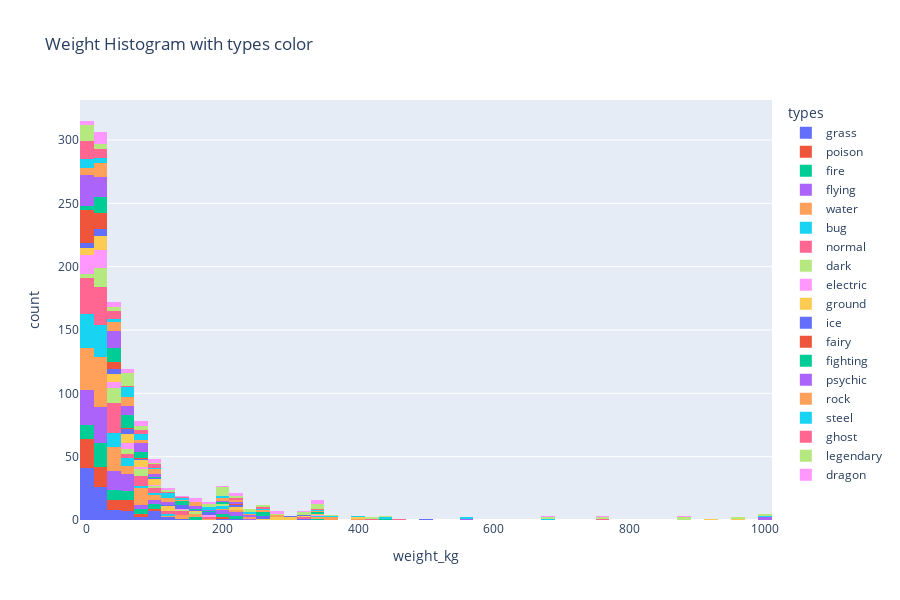

Notebook code cell kept with this figure:
### Code cell
px.histogram(df_info.merge(df_types,on='pokedex_number'), x='weight_kg', color='types', height=600,title="Weight Histogram with types color")

### Figure 1 — Plotly figure (JSON) as saved in the notebook; plotly's stock layout.template omitted (floating-point values rounded to 4 significant figures; data arrays with more than 128 entries replaced by an {"elided": "..."} marker saying what was removed)
{"data": [{"alignmentgroup": "True", "bingroup": "x", "hovertemplate": "types=grass<br>weight_kg=%{x}<br>count=%{y}<extra></extra>", "legendgroup": "grass", "marker": {"color": "#636efa", "pattern": {"shape": ""}}, "name": "grass", "offsetgroup": "grass", "orientation": "v", "showlegend": true, "type": "histogram", "x": [6.9, 13, 100, 5.4, 8.6, 18.6, 5.4, 29.5, 4, 6.4, 15.5, 2.5, null, 35, 6.4, 15.8, 100.5, 5.8, 0.5, 1, 3, 1.8, 8.5, 5, 5, 21.6, 52.2, 2.6, 32.5, 55, 4, 28, 59.6, 4.5, 39.2, 2, 51.3, 77.4, 23.8, 60.4, 100, 10.2, 97, 310, 1.2, 14.5, 6.5, 3.3, 9.3, 27, 50.5, 135.5, 128.6, 25.5, 2.1, 2.1, 8.1, 16, 63, 10.5, 30.5, 2.5, 7.3, 20.5, 0.6, 6.6, 6.6, 16.3, 28, 19.5, 92.5, 1, 10.5, 18.8, 110, 200, 9, 29, 90, 31, 91, 7, 71, 15, 39, 1.5, 16, 36.6, 1.5, 18.5, 1.5, 11.5, 3.2, 8.2, 21.4, 210, 45.5, 0.1], "xaxis": "x", "yaxis": "y"}, {"alignmentgroup": "True", "bingroup": "x", "hovertemplate": "types=poison<br>weight_kg=%{x}<br>count=%{y}<extra></extra>", "legendgroup": "poison", "marker": {"color": "#EF553B", "pattern": {"shape": ""}}, "name": "poison", "offsetgroup": "poison", "orientation": "v", "showlegend": true, "type": "histogram", "x": [6.9, 13, 100, 3.2, 10, 29.5, 6.9, 65, 7, 20, 60, 9, 19.5, 62, 7.5, 55, 5.4, 8.6, 18.6, 30, 12.5, 4, 6.4, 15.5, 45.5, 55, null, null, null, null, 0.1, 0.1, 40.5, 1, 9.5, 8.5, 33.5, 75, 3.9, 31.6, 2, 10.3, 80, 52.5, 1.2, 14.5, 19.2, 38, 12, 61.5, 23, 44.4, 5.3, 58.5, 200.5, 31, 107.3, 1, 10.5, 7.3, 81.5, 8, 14.5, 4.8, 22.2, 55.5], "xaxis": "x", "yaxis": "y"}, {"alignmentgroup": "True", "bingroup": "x", "hovertemplate": "types=fire<br>weight_kg=%{x}<br>count=%{y}<extra></extra>", "legendgroup": "fire", "marker": {"color": "#00cc96", "pattern": {"shape": ""}}, "name": "fire", "offsetgroup": "fire", "orientation": "v", "showlegend": true, "type": "histogram", "x": [8.5, 19, 90.5, null, null, 19, 155, 30, 95, null, 44.5, 25, 60, 7.9, 19, 79.5, 35, 55, 10.8, 35, 21.4, 198, 199, 2.5, 19.5, 52, 24, 220, 80.4, 6.2, 22, 55, 68, 430, 4, 9.9, 55.5, 150, 11, 28, 37.5, 92.9, 92.9, 3.1, 13, 34.3, 58, 28.8, 46, 330, 9.4, 14.5, 39, 16, 24.5, 13.5, 81.5, 195, 4.3, 25, 83, 3.4, 4.8, 22.2, 212], "xaxis": "x", "yaxis": "y"}, {"alignmentgroup": "True", "bingroup": "x", "hovertemplate": "types=flying<br>weight_kg=%{x}<br>count=%{y}<extra></extra>", "legendgroup": "flying", "marker": {"color": "#ab63fa", "pattern": {"shape": ""}}, "name": "flying", "offsetgroup": "flying", "orientation": "v", "showlegend": true, "type": "histogram", "x": [90.5, 32, 1.8, 30, 39.5, 2, 38, 7.5, 55, 15, 39.2, 85.2, 56, 235, 59, 55.4, 52.6, 60, 210, 21.2, 40.8, 10.8, 35.6, 75, 3.2, 2, 15, 0.5, 1, 3, 38, 2.1, 64.8, 16, 220, 50.5, 216, 199, 28.4, 2.3, 19.8, 9.5, 28, 3.6, 12, 1.2, 20.6, 100, 102.6, 206.5, 2, 15.5, 24.9, 23.3, 5.5, 38.5, 1.2, 15, 27.3, 1.9, 65, 38, 51.5, 42.5, 2.1, 15, 29, 2.1, 10.5, 14, 9.5, 32, 5.5, 24.2, 5, 10.5, 41, 9, 39.5, 63, 61, 68, 1.7, 16, 24.5, 17, 21.5, 8, 85, 203, 1.5, 16, 1.2, 14.8, 26, 3.4, 40, 999.9], "xaxis": "x", "yaxis": "y"}, {"alignmentgroup": "True", "bingroup": "x", "hovertemplate": "types=water<br>weight_kg=%{x}<br>count=%{y}<extra></extra>", "legendgroup": "water", "marker": {"color": "#FFA15A", "pattern": {"shape": ""}}, "name": "water", "offsetgroup": "water", "orientation": "v", "showlegend": true, "type": "histogram", "x": {"elided": "131 float values"}, "xaxis": "x", "yaxis": "y"}, {"alignmentgroup": "True", "bingroup": "x", "hovertemplate": "types=bug<br>weight_kg=%{x}<br>count=%{y}<extra></extra>", "legendgroup": "bug", "marker": {"color": "#19d3f3", "pattern": {"shape": ""}}, "name": "bug", "offsetgroup": "bug", "orientation": "v", "showlegend": true, "type": "histogram", "x": [2.9, 9.9, 32, 3.2, 10, 29.5, 5.4, 29.5, 30, 12.5, 56, 55, 10.8, 35.6, 8.5, 33.5, 38, 7.2, 125.8, 118, 20.5, 54, 3.6, 10, 28.4, 11.5, 31.6, 1.7, 3.6, 5.5, 12, 1.2, 17.7, 17.7, 12.5, 68.2, 2.2, 25.5, 3.4, 6.5, 23.3, 5.5, 38.5, 12, 51.5, 2.5, 7.3, 20.5, 5.3, 58.5, 200.5, 14.5, 200, 5.9, 33, 0.6, 14.3, 7.7, 25.3, 33, 28.8, 46, 82.5, 2.5, 8.4, 17, 4.4, 10.5, 45, 0.2, 0.5, 4, 82, 12, 108, 333.6, 25], "xaxis": "x", "yaxis": "y"}, {"alignmentgroup": "True", "bingroup": "x", "hovertemplate": "types=normal<br>weight_kg=%{x}<br>count=%{y}<extra></extra>", "legendgroup": "normal", "marker": {"color": "#FF6692", "pattern": {"shape": ""}}, "name": "normal", "offsetgroup": "normal", "orientation": "v", "showlegend": true, "type": "histogram", "x": [1.8, 30, 39.5, null, null, 2, 38, 5.5, 12, null, null, 15, 39.2, 85.2, 65.5, 34.6, 80, 88.4, 4, 6.5, 36.5, 460, 6, 32.5, 21.2, 40.8, 1, 11.5, 41.5, 14, 8.8, 125.8, 32.5, 71.2, 58, 75.5, 46.8, 17.5, 32.5, 2.3, 19.8, 24, 46.5, 130.5, 16.3, 40.5, 84, 2, 11, 32.6, 5, 1.2, 40.3, 0.8, 22, 2, 15.5, 24.9, 20, 31.5, 20.3, 5.5, 33.3, 3.9, 43.8, 24.4, 1.9, 105, 140, 34, 420, 320, 11.6, 27, 4.1, 14.7, 61, 2.1, 15, 29, 31, 5.8, 7.5, 19.5, 92.5, 94.6, 10.5, 41, 6.5, 5, 42.4, 1.7, 13.5, 81.5, 28, 6, 21, 1.2, 14.8, 26, 6, 14.2, 6.8, 135, 76, 120.5, 100.5, 19.9, 185], "xaxis": "x", "yaxis": "y"}, {"alignmentgroup": "True", "bingroup": "x", "hovertemplate": "types=dark<br>weight_kg=%{x}<br>count=%{y}<extra></extra>", "legendgroup": "dark", "marker": {"color": "#B6E880", "pattern": {"shape": ""}}, "name": "dark", "offsetgroup": "dark", "orientation": "v", "showlegend": true, "type": "histogram", "x": [null, null, null, null, 27, 2.1, 28, 10.8, 35, 202, 13.6, 37, 28, 59.6, 11, 20.8, 88.8, 77.4, 32.8, 47, 27.3, 19.2, 38, 108, 61.5, 34, 50.5, 10.1, 37.5, 15.2, 33.4, 96.3, 11.8, 30, 12.5, 81.1, 10.2, 70, 9, 39.5, 17.3, 50, 160, 40, 136, 3.5, 47, 203, 83, 888], "xaxis": "x", "yaxis": "y"}, {"alignmentgroup": "True", "bingroup": "x", "hovertemplate": "types=electric<br>weight_kg=%{x}<br>count=%{y}<extra></extra>", "legendgroup": "electric", "marker": {"color": "#FF97FF", "pattern": {"shape": ""}}, "name": "electric", "offsetgroup": "electric", "orientation": "v", "showlegend": true, "type": "histogram", "x": [6, null, null, 6, 60, 10.4, 66.6, 30, 24.5, 52.6, 12, 22.5, 2, 7.8, 13.3, 61.5, 23.5, 178, 15.2, 40.2, 4.2, 4.2, 9.5, 30.5, 42, 3.9, 180, 138.6, 0.3, 29.8, 79.5, 5, 0.6, 14.3, 0.3, 22, 80.5, 11, 61, 345, 6, 21, 2.2, 10.5, 45, 3.3, 20.5, 100], "xaxis": "x", "yaxis": "y"}, {"alignmentgroup": "True", "bingroup": "x", "hovertemplate": "types=ground<br>weight_kg=%{x}<br>count=%{y}<extra></extra>", "legendgroup": "ground", "marker": {"color": "#FECB52", "pattern": {"shape": ""}}, "name": "ground", "offsetgroup": "ground", "orientation": "v", "showlegend": true, "type": "histogram", "x": [null, null, 60, 62, null, null, null, null, null, null, null, 210, 6.5, null, 115, 120, 8.5, 75, 64.8, 400, 6.5, 55.8, 33.5, 120, 72, 152, 28, 81.9, 5.5, 24, 220, 15, 15.3, 82, 1.9, 23.6, 21.5, 108, 950, 310, 29.9, 20.5, 56, 95, 49.5, 300, 282.8, 42.5, 291, 8.5, 40.4, 17, 62, 15.2, 33.4, 96.3, 11, 92, 330, 68, 42.4, 284.6, 110, 920, 70, 250], "xaxis": "x", "yaxis": "y"}, {"alignmentgroup": "True", "bingroup": "x", "hovertemplate": "types=ice<br>weight_kg=%{x}<br>count=%{y}<extra></extra>", "legendgroup": "ice", "marker": {"color": "#636efa", "pattern": {"shape": ""}}, "name": "ice", "offsetgroup": "ice", "orientation": "v", "showlegend": true, "type": "histogram", "x": [null, null, null, null, 120, 132.5, 40.6, 220, 55.4, 28, 6.5, 55.8, 16, 6, 16.8, 256.5, 39.5, 87.6, 150.6, 175, 50.5, 135.5, 34, 25.9, 291, 26.6, 5.7, 41, 57.5, 8.5, 260, 148, 325, 25.2, 225, 99.5, 505, 180], "xaxis": "x", "yaxis": "y"}, {"alignmentgroup": "True", "bingroup": "x", "hovertemplate": "types=fairy<br>weight_kg=%{x}<br>count=%{y}<extra></extra>", "legendgroup": "fairy", "marker": {"color": "#EF553B", "pattern": {"shape": ""}}, "name": "fairy", "offsetgroup": "fairy", "orientation": "v", "showlegend": true, "type": "histogram", "x": [7.5, 40, 5.5, 12, 54.5, 3, 1, 1.5, 3.2, 8.5, 28.5, 7.8, 48.7, 6.6, 20.2, 48.4, 2, 11.5, 13, 38, 0.6, 6.6, 0.1, 0.9, 10, 0.5, 15.5, 3.5, 5, 23.5, 2.2, 5.7, 3, 215, 8.8, 44, 0.2, 0.5, 1.5, 11.5, 0.3, 0.7, 20.5, 18.6, 45.5, 21.2, 80.5], "xaxis": "x", "yaxis": "y"}, {"alignmentgroup": "True", "bingroup": "x", "hovertemplate": "types=fighting<br>weight_kg=%{x}<br>count=%{y}<extra></extra>", "legendgroup": "fighting", "marker": {"color": "#00cc96", "pattern": {"shape": ""}}, "name": "fighting", "offsetgroup": "fighting", "orientation": "v", "showlegend": true, "type": "histogram", "x": [28, 32, 54, 19.5, 70.5, 130, 49.8, 50.2, 54, 21, 48, 19.5, 52, 39.2, 86.4, 253.8, 11.2, 31.5, 22, 55, 20.2, 54, 23, 44.4, 52, 55.5, 150, 12.5, 40, 87, 55.5, 51, 11.8, 30, 20, 35.5, 250, 260, 200, 48.5, 90, 8, 136, 21.5, 7, 180, 6.8, 135, 82.8, 47, 78.2, 333.6, 25], "xaxis": "x", "yaxis": "y"}, {"alignmentgroup": "True", "bingroup": "x", "hovertemplate": "types=psychic<br>weight_kg=%{x}<br>count=%{y}<extra></extra>", "legendgroup": "psychic", "marker": {"color": "#ab63fa", "pattern": {"shape": ""}}, "name": "psychic", "offsetgroup": "psychic", "orientation": "v", "showlegend": true, "type": "histogram", "x": [19.5, 56.5, 48, 36, 78.5, 32.4, 75.6, 2.5, null, 80, 54.5, 40.6, 122, 4, 2, 15, 26.5, 79.5, 5, 28.5, 41.5, 6, 216, 5, 6.6, 20.2, 48.4, 11.2, 31.5, 30.6, 71.5, 168, 154, 21.5, 108, 1, 14, 95.2, 202.5, 550, 40, 60, 1.1, 60.8, 0.6, 60.5, 187, 13, 52, 0.3, 0.3, 0.3, 85.6, 4, 23.3, 60.5, 2.1, 10.5, 14, 5.8, 18, 44, 1, 8, 20.1, 9, 34.5, 6.5, 39, 3.5, 8.5, 3.5, 47, null, 76, 19, 18.6, 0.1, 999.9, 230, 120, 230], "xaxis": "x", "yaxis": "y"}, {"alignmentgroup": "True", "bingroup": "x", "hovertemplate": "types=rock<br>weight_kg=%{x}<br>count=%{y}<extra></extra>", "legendgroup": "rock", "marker": {"color": "#FFA15A", "pattern": {"shape": ""}}, "name": "rock", "offsetgroup": "rock", "orientation": "v", "showlegend": true, "type": "histogram", "x": [null, null, null, 210, 115, 120, 7.5, 35, 11.5, 40.5, 59, 38, 20.5, 55, 5, 72, 152, 202, 97, 60, 120, 360, 168, 154, 23.8, 60.4, 12.5, 68.2, 23.4, 230, 31.5, 102.5, 57, 149.5, 15, 282.8, 340, 18, 102, 260, 14.5, 200, 16.5, 81, 9.5, 32, 260, 31, 96, 26, 270, 25.2, 225, 5.7, 8.8, 9.2, null, 40, 55.5], "xaxis": "x", "yaxis": "y"}, {"alignmentgroup": "True", "bingroup": "x", "hovertemplate": "types=steel<br>weight_kg=%{x}<br>count=%{y}<extra></extra>", "legendgroup": "steel", "marker": {"color": "#19d3f3", "pattern": {"shape": ""}}, "name": "steel", "offsetgroup": "steel", "orientation": "v", "showlegend": true, "type": "histogram", "x": [6, 60, 125.8, 400, 118, 50.5, 11.5, 60, 120, 360, 95.2, 202.5, 550, 205, 1.1, 84.5, 57, 149.5, 60.5, 187, 54, 180, 340, 683, 430, 40.4, 33, 18.8, 110, 21, 51, 81, 10.2, 70, 33, 250, 82.5, 2, 4.5, 53, 3, 3.3, 230, 999.9, 0.1, 80.5], "xaxis": "x", "yaxis": "y"}, {"alignmentgroup": "True", "bingroup": "x", "hovertemplate": "types=ghost<br>weight_kg=%{x}<br>count=%{y}<extra></extra>", "legendgroup": "ghost", "marker": {"color": "#FF6692", "pattern": {"shape": ""}}, "name": "ghost", "offsetgroup": "ghost", "orientation": "v", "showlegend": true, "type": "histogram", "x": [0.1, 0.1, 40.5, 1, 1.2, 11, 2.3, 12.5, 15, 30.6, 1.2, 15, 4.4, 108, 106.6, 26.6, 0.3, 750, 1.5, 76.5, 33, 135, 3.1, 13, 34.3, 92, 330, 2, 4.5, 53, 7, 71, 15, 39, null, 36.6, 70, 250, 0.7, 210, 120], "xaxis": "x", "yaxis": "y"}, {"alignmentgroup": "True", "bingroup": "x", "hovertemplate": "types=legendary<br>weight_kg=%{x}<br>count=%{y}<extra></extra>", "legendgroup": "legendary", "marker": {"color": "#B6E880", "pattern": {"shape": ""}}, "name": "legendary", "offsetgroup": "legendary", "orientation": "v", "showlegend": true, "type": "histogram", "x": [55.4, 52.6, 60, 122, 4, 178, 198, 187, 216, 199, 5, 230, 175, 205, 40, 60, 352, 950, 206.5, 1.1, 60.8, 0.3, 0.3, 0.3, 683, 336, 430, 420, 750, 85.6, 1.4, 50.5, 2.1, 320, 4, 250, 260, 200, 63, 61, 330, 345, 68, 325, 48.5, 6.5, 82.5, 215, 203, 284.6, 8.8, null, 195, 20.5, 18.6, 45.5, 21.2, 0.1, 999.9, 230, 120, 55.5, 333.6, 25, 100, 999.9, 0.1, 888, 230, 80.5], "xaxis": "x", "yaxis": "y"}, {"alignmentgroup": "True", "bingroup": "x", "hovertemplate": "types=dragon<br>weight_kg=%{x}<br>count=%{y}<extra></extra>", "legendgroup": "dragon", "marker": {"color": "#FF97FF", "pattern": {"shape": ""}}, "name": "dragon", "offsetgroup": "dragon", "orientation": "v", "showlegend": true, "type": "histogram", "x": [3.3, 16.5, 210, 152, 15.3, 82, 20.6, 42.1, 110.5, 102.6, 40, 60, 206.5, 20.5, 56, 95, 683, 336, 750, 18, 36, 105.5, 139, 17.3, 50, 160, 330, 345, 325, 81.5, 26, 270, 2.8, 17.5, 150.5, 8, 85, 284.6, 212, 185, 29.7, 47, 78.2, 888], "xaxis": "x", "yaxis": "y"}], "layout": {"barmode": "relative", "height": 600, "legend": {"title": {"text": "types"}, "tracegroupgap": 0}, "title": {"text": "Weight Histogram with types color"}, "xaxis": {"anchor": "y", "domain": [0, 1], "title": {"text": "weight_kg"}}, "yaxis": {"anchor": "x", "domain": [0, 1], "title": {"text": "count"}}}}
